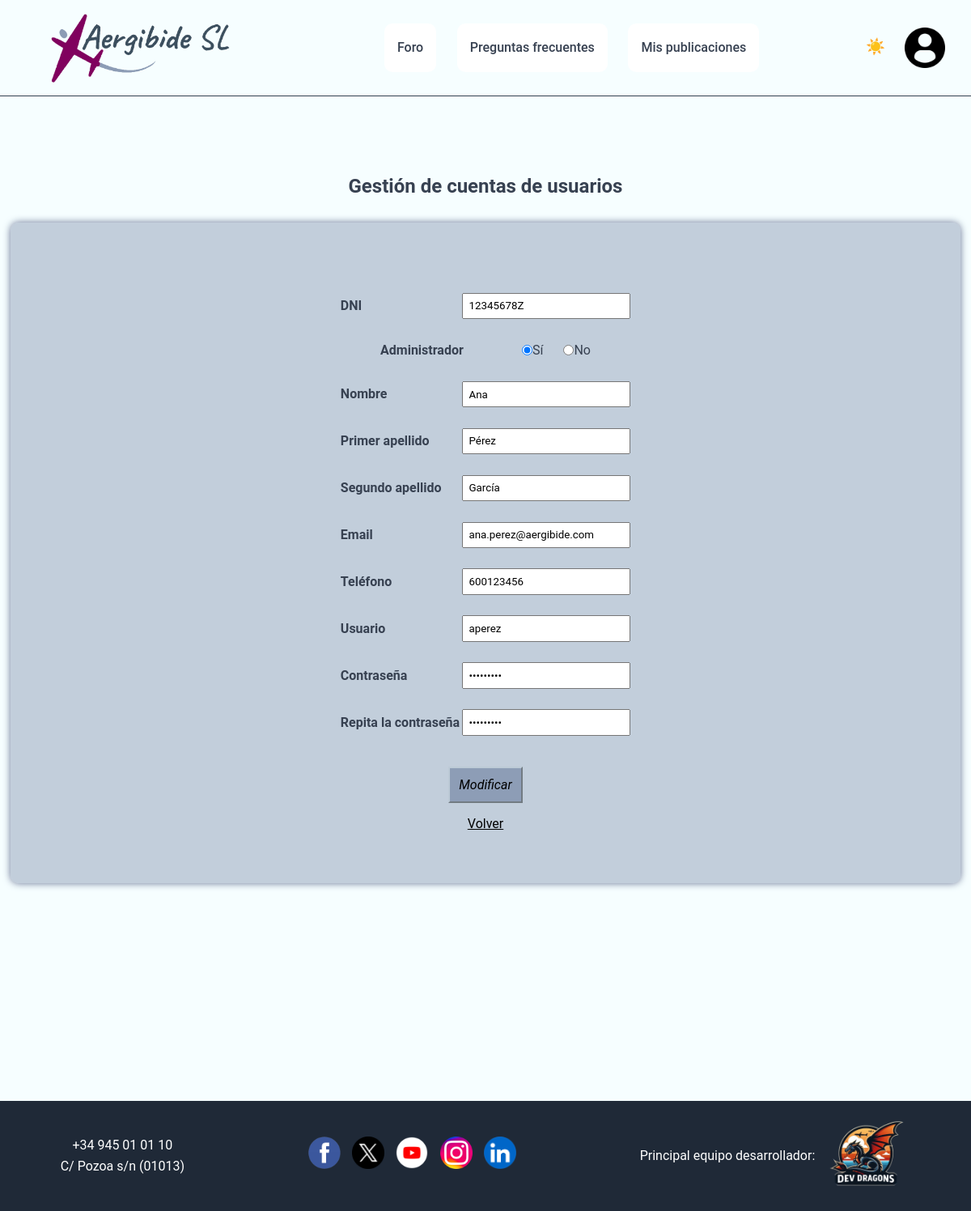
Page /Aplicacion/mvc_reto/index.php?controller=usuario&action=buscar&dniBuscar=12345678Z (signed in) on the committed database.
### tables this page shows
CREATE TABLE `usuarios` (
                            `id` int(11) NOT NULL,
                            `administrador` tinyint(1) NOT NULL,
                            `dni` varchar(9) NOT NULL,
                            `nombre` varchar(50) NOT NULL,
                            `apellido1` varchar(50) NOT NULL,
                            `apellido2` varchar(50) NOT NULL,
                            `email` varchar(50) NOT NULL,
                            `telefono` varchar(9) DEFAULT NULL,
                            `usuario` varchar(50) NOT NULL,
                            `contrasena` varchar(50) NOT NULL,
                            `imagen` varchar(255) DEFAULT NULL
);

### Aplicacion/mvc_reto/index.php (called while the page is built, shortened)
<?php
require_once "model/Db.php";
$controller = new $controllerName();
$dataToView["data"] = array();
if(method_exists($controller, $_GET["action"]))
    $dataToView["data"] = $controller -> {$_GET["action"]}();
require_once "view/".$_GET["controller"]."/".$controller->view.".html.php";
?>

### Aplicacion/mvc_reto/model/Db.php (called while the page is built, shortened)
<?php
class Db {
    public function __construct(){
        $this -> host = constant("DB_HOST");
        $this -> db = constant("DB");
        $this -> user = constant("DB_USER");
        $this -> pass = constant("DB_PASS");
        try {
            $this->connection = new PDO("mysql:host=" .$this->host.';
            dbname=' .$this->db, $this->user, $this->pass);
        }
        catch (PDOException $e){
            echo $e -> getMessage();
            exit();
        }
    }
}
?>

### Aplicacion/mvc_reto/model/Usuario.php (called while the page is built, shortened)
<?php
class Usuario {
    private $tabla = "usuarios";
    private $connection;
    public function getConexion(){
        $dbObj = new Db();
        $this->connection = $dbObj ->connection;
    }
    public function getUsuarioByDNI($dniBuscar){
        $sql = "SELECT * FROM ". $this->tabla ." WHERE dni = ?";
        $stmt = $this->connection->prepare($sql);
        $stmt -> execute([$dniBuscar]);
        $resultado = $stmt->fetch();
        if ($resultado){
            return $resultado;
        } else{
            return false;
        }
    }
}

### Aplicacion/mvc_reto/controller/UsuarioController.php (called while the page is built, shortened)
<?php
require_once "model/Usuario.php";
class UsuarioController {
    public $model;
    public function __construct() {
        $this->model = new Usuario();
    }
    public function buscar(){
        $dni = "";
        if(isset($_GET["dniBuscar"])) $dni = $_GET["dniBuscar"];
        $datos = $this->model->getUsuarioByDNI($dni);
        if($datos === false){
            header("Location: index.php?controller=usuario&action=cuentas&error=4");
            exit();
        }else{
            return $this->model->getUsuarioByDNI($dni);
        }
    }
}
?>

### Aplicacion/mvc_reto/view/usuario/editarCuenta.html.php (the view, shortened to what this page needs)
<?php
require_once __DIR__ . "/../layout/header.php";
$id =$dni = $nombre = $apellido1 = $apellido2 = $email = $telefono = $usuario = $contrasena = $administrador ="";
if(isset($dataToView["data"]["dni"])) $dni = $dataToView["data"]["dni"];
if(isset($dataToView["data"]["nombre"])) $nombre = $dataToView["data"]["nombre"];
if(isset($dataToView["data"]["apellido1"])) $apellido1 = $dataToView["data"]["apellido1"];
if(isset($dataToView["data"]["apellido2"])) $apellido2 = $dataToView["data"]["apellido2"];
if(isset($dataToView["data"]["email"])) $email = $dataToView["data"]["email"];
if(isset($dataToView["data"]["telefono"])) $telefono = $dataToView["data"]["telefono"];
if(isset($dataToView["data"]["usuario"])) $usuario = $dataToView["data"]["usuario"];
if(isset($dataToView["data"]["contrasena"])) $contrasena = $dataToView["data"]["contrasena"];
if(isset($dataToView["data"]["administrador"])) $administrador = $dataToView["data"]["administrador"];
?>
<div class="contenido">
    <div id="titulo">
        <h2>Gestión de cuentas de usuarios</h2>
    </div>
    <div class="mitades">
        <div  class="mitad contenido3">
            <form id="formRegistro" action="index.php?controller=usuario&action=editar" method="post">
                <div id="datos">
                    <div>
                        <label for="dni">DNI</label>
                        <input type="text" id="dni" name="dni" value="<?php echo $dni; ?>" readonly>
                    </div>
                    <div>
                        <label>Administrador</label>
                        <input type="radio" id="si" name="administrador" value="1" <?php echo ($administrador == 1) ? 'checked' : '';?>>Sí
                        <input type="radio" id="no" name="administrador" value="0"  <?php echo ($administrador == 0) ? 'checked' : '';?>>No
                    </div>
                    <div>
                        <label for="nombre">Nombre</label>
                        <input type="text" id="nombre" name="nombre" value="<?php echo $nombre; ?>" required>
                    </div>
                    <div>
                        <label for="apellido1">Primer apellido</label>
                        <input type="text" id="apellido1" name="apellido1" value="<?php echo $apellido1; ?>" required>
                    </div>
                    <div>
                        <label for="apellido2">Segundo apellido</label>
                        <input type="text" id="apellido2" name="apellido2" value="<?php echo $apellido2; ?>" required>
                    </div>
                    <div>
                        <label for="email">Email</label>
                        <input type="email" id="email" name="email" value="<?php echo $email; ?>" required>
                    </div>
                    <div>
                        <label for="telefono">Teléfono</label>
                        <input type="tel" id="telefono" name="telefono" value="<?php echo $telefono; ?>">
                    </div>
                    <div>
                        <label for="usuario">Usuario</label>
                        <input type="text" id="usuario" name="usuario" value="<?php echo $usuario; ?>" readonly>
                    </div>
                    <div>
                        <label for="contrasena">Contraseña</label>
                        <input type="password" id="contrasena" name="contrasena" value="<?php echo $contrasena; ?>" required>
                    </div>
                    <div>
                        <label for="repetirContrasena">Repita la contraseña</label>
                        <input type="password" id="repetirContrasena" name="repetirContrasena" value="<?php echo $contrasena; ?>" required>
                    </div>
                </div>
                <div id="botones">
                    <input type="submit" id="bModificar" class="bModificar" value="Modificar">
                </div>
                <a href="index.php?controller=usuario&action=cuentas" >Volver</a>
            </form>
        </div>
    </div>
</div>
<?php require_once __DIR__ . "/../layout/footer.php"; ?>
</body>
</html>

### Aplicacion/mvc_reto/assets/css/style.css (style rules this page uses)
* { padding: 0; margin: 0; box-sizing: border-box; font-family: 'Roboto', sans-serif; }
.pag_foro, .pag_frecuentes, .pag_crearPregunta, .pag_gestionarCuenta, .pag_perfil, .pag_misPreguntas, .pag_gestionarCuenta, .pag_crearRespuesta, .pag_anadirFavorito, .pag_misFavoritas { background: linear-gradient(to bottom, #BCCAD6, white); min-height: 100vh; background-attachment: fixed; }
.pag_perfil .contenido, .pag_crearPregunta .contenido, .pag_crearRespuesta .contenido, .pag_foro .contenido, .pag_frecuentes .contenido, .pag_misPreguntas .contenido, .pag_gestionarCuenta .contenido, .pag_anadirFavorito .contenido, .pag_misFavoritas .contenido { position: relative; flex-direction: column; text-align: center; background-color: #BCCAD6; padding: 2em; border-radius: 10px; border: 1px solid #667292; z-index: 1; margin-top: 1em; }
.pag_crearPregunta, .pag_perfil, .pag_gestionarCuenta, .pag_anadirFavorito, .pag_misFavoritas { display: flex; flex-direction: column; align-items: center; min-height: 100vh; }
.pag_crearPregunta .contenido, .pag_perfil .contenido, .pag_gestionarCuenta .contenido { padding: 2em; margin-top: 17em; border-radius: 10px; }
.contenido { width: 80%; }
.pag_misPreguntas, .pag_gestionarCuenta, .pag_anadirFavorito, .pag_misFavoritas, .pag_crearRespuesta, .pag_perfil, .pag_crearPregunta, .pag_misFavoritas { flex-direction: column; }
.pag_misPreguntas .contenido, .pag_gestionarCuenta .contenido, .pag_anadirFavorito .contenido, .pag_misFavoritas .contenido, .pag_crearRespuesta .contenido, .pag_perfil .contenido, .pag_crearPregunta .contenido, .pag_misFavoritas .contenido { margin-top: 400px; width: 1200px; margin-bottom: 1em; }
form { padding: 3em; display: flex; flex-direction: column; align-items: center; }
div { display: flex; align-items: center; padding: .8em; justify-content: center; }
div input[type="radio"] { margin-left: 25px; }
label { width: 150px; font-weight: bold; }
input, select, textarea { padding: .5em; }
button, input[type="submit"], .botonGuardar { margin-top: 1em; padding: .7em; font-size: 1em; background-color: #8D9DB6; border-color: #BCCAD6; font-style: oblique; text-decoration: none; }
#bRegistrar, #bModificar { margin-top: 0; }
a { color: black; }
#datos { display: flex; flex-direction: column; }
.pag_gestionarCuenta .contenido { display: flex; flex-direction: column; gap: 2em; }
.pag_gestionarCuenta .mitades { display: flex; width: 100%; gap: 2em; }
.pag_gestionarCuenta .mitad { flex: 1; background-color: #8d9db67e; border-radius: 10px; box-shadow: 0 0 10px #667292; }
.pag_foro, .pag_frecuentes, .pag_misPreguntas, .pag_anadirFavorito, .pag_gestionarCuenta, .pag_anadirFavorito, .pag_misFavoritas, .pag_crearRespuesta, .pag_perfil, .pag_crearPregunta { flex-direction: column; padding-top: 116.59px; margin-top: 0; min-height: 100vh; }
:root { --question-count: 1; --base-margin: 400px; }
:root { --primary-color: #6366f1; --primary-dark: #4f46e5; --text-color: #374151; --error-color: #ff0047; --border-color: #d1d5db; --answer-color: #eaeaea; --background-color: #f6feff; --input-color: #ffffff; --gradient-start: #7e9bff; --gradient-middle: #abe3ea; --gradient-end: #ffd0ec; }
.pag_foro, .pag_frecuentes, .pag_misPreguntas, .pag_gestionarCuenta, .pag_anadirFavorito, .pag_misFavoritas, .pag_crearRespuesta, .pag_perfil, .pag_crearPregunta { all: unset; line-height: 1.6; color: var(--text-color); background-color: var(--background-color); transition: background-color 0.3s ease; }
.pag_foro header, .pag_foro .contenido, .pag_foro footer, .pag_frecuentes header, .pag_frecuentes .contenido, .pag_frecuentes footer, .pag_misPreguntas header, .pag_misPreguntas .contenido, .pag_misPreguntas footer, .pag_gestionarCuenta header, .pag_gestionarCuenta .contenido, .pag_gestionarCuenta footer, .pag_anadirFavorito header, .pag_anadirFavorito .contenido, .pag_anadirFavorito footer, .pag_misFavoritas header, .pag_misFavoritas .contenido, .pag_misFavoritas footer, .pag_crearRespuesta header, .pag_crearRespuesta .contenido, .pag_crearRespuesta footer, .pag_perfil header, .pag_perfil .contenido, .pag_perfil footer, .pag_crearPregunta header, .pag_crearPregunta .contenido, .pag_crearPregunta footer { all: unset; width: 100%; max-width: 1200px; }
.pag_gestionarCuenta .mitades { display: flex; flex-wrap: wrap; }

### rows in the picture
usuarios: dni "12345678Z", administrador "☑", nombre "Ana", apellido1 "Pérez", apellido2 "García", email "ana.perez@aergibide.com", telefono "600123456", usuario "aperez"
